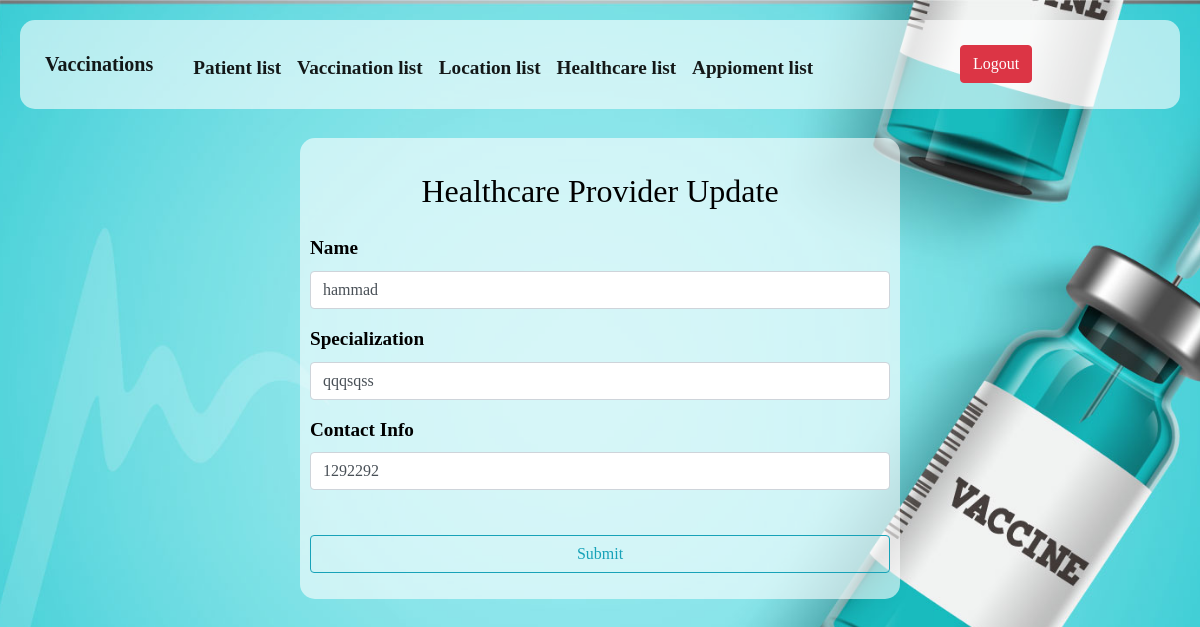
The app's page /healthcare/edit_healthcare.php?id=1 with its own data.
### tables this page shows
CREATE TABLE `healthcare_provider` (
  `healthcare_provider_id` int(11) NOT NULL,
  `name` varchar(50) DEFAULT NULL,
  `specialization` varchar(255) DEFAULT NULL,
  `contact_info` int(11) DEFAULT NULL
);

### healthcare/edit_healthcare.php (the view, shortened to what this page needs)
<!DOCTYPE html>
<html lang="en">
<head>
    <link href="https://cdn.jsdelivr.net/npm/bootstrap@5.3.2/dist/css/bootstrap.min.css" rel="stylesheet">
    <link rel="stylesheet" href="https://cdn.jsdelivr.net/npm/sweetalert2@10">
</head>
<body>
    <?php
     include "nav.php";
    include "connect.php";
    $id = $_GET['id'] ?? '';
    $query = "SELECT * FROM healthcare_provider WHERE healthcare_provider_id = '$id'";
    $run = mysqli_query($conn, $query);
    $data = mysqli_fetch_array($run);
    ?>
    <br>
    <form action="" method="POST" class="glass">
    <h2 class="mt-4 mb-4 text-center">Healthcare Provider Update</h2>
    <div class="form-group">
        <label for="name">Name</label><br>
        <input type="text" class="form-control" required name="name" value="<?php echo $data['name']; ?>">
    </div>
    <div class="form-group">
        <label for="specialization">Specialization</label><br>
        <input type="text" class="form-control" required name="specialization" value="<?php echo $data['specialization']; ?>">
    </div>
    <div class="form-group">
        <label for="contact_info">Contact Info</label><br>
        <input type="text" class="form-control" required name="contact_info" value="<?php echo $data['contact_info']; ?>">
    </div>
    <br>
    <div class="mb-3">
        <input type="submit" class="btn btn-outline-info" name="SubmitBtn" style="width:100%;" value="Submit">
    </div>
</form>
</body>
</html>

### healthcare/edit_healthcare.php (style rules this page uses)
body { padding: 20px; }
body { background: url(../Imges/2.jpg)no-repeat; background-size: cover; -webkit-background-size: cover; -moz-background-size: cover; -o-background-size: cover; -ms-background-size: cover; background-attachment: fixed; background-position: center; font-family: sans-serif; height: �100vh; }
.glass { background-color: rgba(255, 255, 255, 0.6); color: black; border-radius: 15px; padding: 10px; }
form { max-width: 600px; margin: auto; }

### healthcare/nav.php (style rules this page uses)
body { font-family: ' : Arial, sans-serif;'; font-size: larger; font-weight: bold; }
.glass { background-color: rgba(255, 255, 255, 0.6); color: black; border-radius: 15px; padding: 10px; }

### records on screen
healthcare_provider: name "hammad", specialization "qqqsqss", contact_info "1292292"
